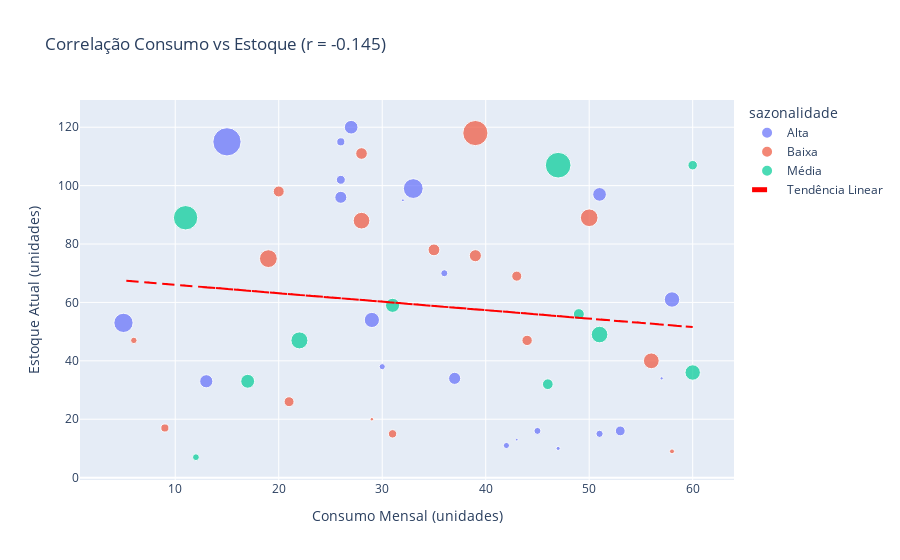

The notebook cell saved with this chart:
### Code cell
# Opção 2: Gráfico interativo com Plotly
fig = px.scatter(
    df, 
    x='consumo_mensal', 
    y='estoque_atual',
    color='sazonalidade',
    size='valor_total_estoque',
    hover_data=['produto', 'risco_ruptura'],
    title=f'Correlação Consumo vs Estoque (r = {corr_spearman:.3f})',
    labels={
        'consumo_mensal': 'Consumo Mensal (unidades)',
        'estoque_atual': 'Estoque Atual (unidades)'
    }
)

# Adicionar linha de tendência
fig.add_scatter(
    x=df['consumo_mensal'], 
    y=np.poly1d(np.polyfit(df['consumo_mensal'], df['estoque_atual'], 1))(df['consumo_mensal']),
    mode='lines',
    name='Tendência Linear',
    line=dict(dash='dash', color='red')
)

fig.show()

### Figure 1 — Plotly figure (JSON) as saved in the notebook; plotly's stock layout.template omitted (floating-point values rounded to 4 significant figures)
{"data": [{"customdata": [["Insulina NPH", "BAIXO"], ["Insulina Regular", "ALTO"], ["Insulina Detemir", "BAIXO"], ["Vacina Tríplice Viral", "ALTO"], ["Vacina Influenza", "ALTO"], ["Vacina Meningocócica C", "BAIXO"], ["Vacina HPV", "BAIXO"], ["Vacina Varicela", "BAIXO"], ["Etanercepte", "ALTO"], ["Filgrastim", "BAIXO"], ["Insulina Aspart", "ALTO"], ["Vacina Zoster", "BAIXO"], ["Vacina Dengue Qdenga", "ALTO"], ["Vacina Poliomielite", "ALTO"], ["Vacina Coqueluche", "MEDIO"], ["Vacina BCG", "MEDIO"], ["Vacina Raiva", "BAIXO"], ["Vacina ACWY", "ALTO"], ["Vacina Pneumo 13V", "BAIXO"], ["Vacina Covid-19 Janssen", "BAIXO"], ["Vacina SCR", "BAIXO"], ["Vacina MMRV", "BAIXO"]], "hovertemplate": "sazonalidade=Alta<br>Consumo Mensal (unidades)=%{x}<br>Estoque Atual (unidades)=%{y}<br>valor_total_estoque=%{marker.size}<br>produto=%{customdata[0]}<br>risco_ruptura=%{customdata[1]}<extra></extra>", "legendgroup": "Alta", "marker": {"color": "#636efa", "size": [48780.0, 41208, 22680.0, 4712.0, 2841.0, 14000, 64790.0, 52530.0, 14730.0, 18430.0, 27210.0, 104500.0, 10600.0, 2009.0, 10610.0, 66830.0, 40620.0, 13740.0, 110100.0, 52314, 224600.0, 2218.0], "sizemode": "area", "sizeref": 561.5, "symbol": "circle"}, "mode": "markers", "name": "Alta", "orientation": "v", "showlegend": true, "type": "scatter", "x": [13, 37, 26, 47, 57, 36, 29, 51, 51, 26, 53, 5, 42, 43, 30, 58, 26, 45, 33, 27, 15, 32], "xaxis": "x", "y": [33, 34, 102, 10, 34, 70, 54, 97, 15, 115, 16, 53, 11, 13, 38, 61, 96, 16, 99, 120, 115, 95], "yaxis": "y"}, {"customdata": [["Insulina Glargina", "ALTO"], ["Insulina Lispro", "ALTO"], ["Vacina Hepatite B", "BAIXO"], ["Vacina dT", "BAIXO"], ["Vacina Pneumocócica 23V", "BAIXO"], ["Vacina Rotavírus", "BAIXO"], ["Somatropina", "BAIXO"], ["Tocilizumabe", "MEDIO"], ["Infliximabe", "BAIXO"], ["Eritropoetina", "BAIXO"], ["Palivizumabe", "BAIXO"], ["Vacina Febre Amarela", "BAIXO"], ["Vacina Tétano", "ALTO"], ["Vacina Hib", "BAIXO"], ["Vacina Covid-19 Moderna", "ALTO"], ["Vacina VIP", "BAIXO"], ["Vacina Pneumo 10V", "MEDIO"]], "hovertemplate": "sazonalidade=Baixa<br>Consumo Mensal (unidades)=%{x}<br>Estoque Atual (unidades)=%{y}<br>valor_total_estoque=%{marker.size}<br>produto=%{customdata[0]}<br>risco_ruptura=%{customdata[1]}<extra></extra>", "legendgroup": "Baixa", "marker": {"color": "#EF553B", "size": [69650.0, 3520.0, 37970.0, 33670.0, 41060.0, 177800.0, 28550.0, 27680.0, 78090.0, 88880.0, 39090.0, 87540.0, 19824, 18440.0, 6759.0, 11670.0, 30150.0], "sizemode": "area", "sizeref": 561.5, "symbol": "circle"}, "mode": "markers", "name": "Baixa", "orientation": "v", "showlegend": true, "type": "scatter", "x": [56, 29, 28, 20, 39, 39, 43, 21, 28, 19, 35, 50, 31, 9, 58, 6, 44], "xaxis": "x", "y": [40, 20, 111, 98, 76, 118, 69, 26, 88, 75, 78, 89, 15, 17, 9, 47, 47], "yaxis": "y"}, {"customdata": [["Vacina Covid-19 Pfizer", "ALTO"], ["Adalimumabe", "ALTO"], ["Teriparatida", "BAIXO"], ["Hormônio Tireoestimulante", "BAIXO"], ["Insulina Degludeca", "ALTO"], ["Insulina 70/30", "BAIXO"], ["Vacina Hepatite A", "BAIXO"], ["Vacina Hepatite A+B", "BAIXO"], ["Vacina DTPA", "BAIXO"], ["Vacina VOP", "ALTO"], ["Vacina Varíola Monkeypox", "MEDIO"]], "hovertemplate": "sazonalidade=Média<br>Consumo Mensal (unidades)=%{x}<br>Estoque Atual (unidades)=%{y}<br>valor_total_estoque=%{marker.size}<br>produto=%{customdata[0]}<br>risco_ruptura=%{customdata[1]}<extra></extra>", "legendgroup": "Média", "marker": {"color": "#00cc96", "size": [32270.0, 13020.0, 55740.0, 25290.0, 66530.0, 167200.0, 185200.0, 54020.0, 81380.0, 77280.0, 33900.0], "sizemode": "area", "sizeref": 561.5, "symbol": "circle"}, "mode": "markers", "name": "Média", "orientation": "v", "showlegend": true, "type": "scatter", "x": [46, 12, 31, 60, 60, 11, 47, 17, 22, 51, 49], "xaxis": "x", "y": [32, 7, 59, 107, 36, 89, 107, 33, 47, 49, 56], "yaxis": "y"}, {"line": {"color": "red", "dash": "dash"}, "mode": "lines", "name": "Tendência Linear", "type": "scatter", "x": [13, 37, 56, 26, 29, 47, 28, 20, 57, 46, 39, 36, 29, 39, 51, 43, 12, 51, 21, 28, 19, 26, 35, 31, 60, 60, 53, 5, 50, 42, 43, 31, 30, 9, 58, 11, 26, 45, 33, 58, 27, 15, 47, 17, 22, 6, 51, 32, 44, 49], "y": [65.18, 58.22, 52.71, 61.41, 60.54, 55.32, 60.83, 63.15, 52.42, 55.61, 57.64, 58.51, 60.54, 57.64, 54.16, 56.48, 65.47, 54.16, 62.86, 60.83, 63.44, 61.41, 58.8, 59.96, 51.55, 51.55, 53.58, 67.5, 54.45, 56.77, 56.48, 59.96, 60.25, 66.34, 52.13, 65.76, 61.41, 55.9, 59.38, 52.13, 61.12, 64.6, 55.32, 64.02, 62.57, 67.21, 54.16, 59.67, 56.19, 54.74]}], "layout": {"legend": {"itemsizing": "constant", "title": {"text": "sazonalidade"}, "tracegroupgap": 0}, "title": {"text": "Correlação Consumo vs Estoque (r = -0.145)"}, "xaxis": {"anchor": "y", "domain": [0, 1], "title": {"text": "Consumo Mensal (unidades)"}}, "yaxis": {"anchor": "x", "domain": [0, 1], "title": {"text": "Estoque Atual (unidades)"}}}}
